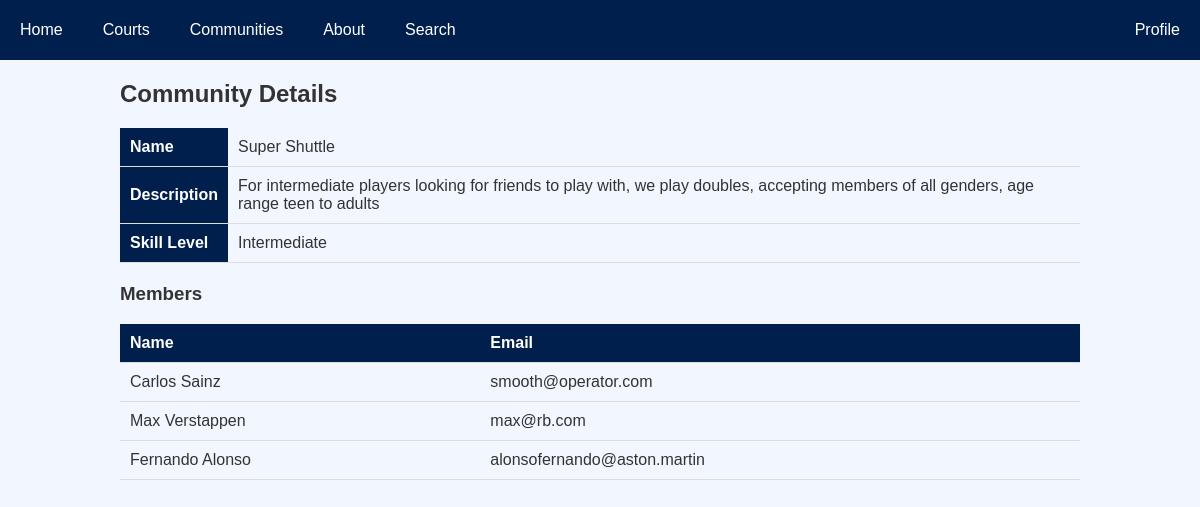
/communitydetails.php?id=2, run on the app's committed database.
### tables this page shows
CREATE TABLE `communities` (
  `id` int(11) NOT NULL,
  `name` varchar(255) NOT NULL,
  `description` text NOT NULL,
  `skill_level` varchar(50) NOT NULL
);

CREATE TABLE `members` (
  `id` int(11) NOT NULL,
  `community_id` int(11) NOT NULL,
  `name` varchar(255) NOT NULL,
  `email` varchar(255) NOT NULL
);

### communitydetails.php (the view, shortened to what this page needs)
<?php
$servername = 'localhost';
$username = 'root';
$password = '';
$dbname = 'myminorprojdb';
$db = new mysqli($servername, $username, $password, $dbname) or die("Connection failed:");
$community_id = isset($_GET['id']) ? intval($_GET['id']) : 0;
$sql = "SELECT * FROM communities WHERE id = $community_id";
$community_result = $db->query($sql);
$community = $community_result->fetch_assoc();
$sql = "SELECT * FROM members WHERE community_id = $community_id";
$members_result = $db->query($sql);
$current_page = basename($_SERVER['PHP_SELF']);
?>
<html>
<head>
</head>
<body>
    <header>
        <a href="main.php" class="<?php echo $current_page == 'main.php' ? 'active' : ''; ?>">Home</a>
        <a href="showallcourt.php" class="<?php echo $current_page == 'showallcourt.php' ? 'active' : ''; ?>">Courts</a>
        <a href="communities.php" class="<?php echo $current_page == 'communities.php' ? 'active' : ''; ?>">Communities</a>
        <a href="about.php" class="<?php echo $current_page == 'about.php' ? 'active' : ''; ?>">About</a>
        <a href="search_courts.php" class="<?php echo $current_page == 'search_courts.php' ? 'active' : ''; ?>">Search</a>
        <a href="profile.php" class="<?php echo $current_page == 'profile.php' ? 'active' : ''; ?>">Profile</a>
    </header>
    <div class="container">
        <h2>Community Details</h2>
        <?php if ($community): ?>
            <table>
                <tr>
                    <th>Name</th>
                    <td><?php echo $community['name']; ?></td>
                </tr>
                <tr>
                    <th>Description</th>
                    <td><?php echo $community['description']; ?></td>
                </tr>
                <tr>
                    <th>Skill Level</th>
                    <td><?php echo $community['skill_level']; ?></td>
                </tr>
            </table>
            <h3>Members</h3>
            <table>
                <thead>
                    <tr>
                        <th>Name</th>
                        <th>Email</th>
                    </tr>
                </thead>
                <tbody>
                    <?php while($member = $members_result->fetch_assoc()): ?>
                        <tr>
                            <td><?php echo $member['name']; ?></td>
                            <td><?php echo $member['email']; ?></td>
                        </tr>
                    <?php endwhile; ?>
                </tbody>
            </table>
        <?php else: ?>
            <p>Community not found.</p>
        <?php endif; ?>
    </div>
</body>
</html>

### communitydetails.php (style rules this page uses)
body { font-family: Arial, sans-serif; background-color: #f2f7ff; min-height: 100vh; margin: 0; color: #333; }
.container { width: 80%; margin: 20px auto; }
table { width: 100%; border-collapse: collapse; margin-bottom: 20px; }
th, td { padding: 10px; text-align: left; border-bottom: 1px solid #ddd; }
th { background-color: #001f4d; color: white; }
header { display: flex; justify-content: flex-start; background-color: #001f4d; padding: 0; height: 60px; align-items: center; }
header a:last-child { margin-left: auto; }
header a { color: white; padding-right: 20px; padding-left: 20px; text-decoration: none; text-align: center; height: 100%; display: flex; align-items: center; }

### data on the page
communities: name "Super Shuttle", description "For intermediate players looking for friends to play with, we play doubles, accepting members of all genders, age range teen to adults", skill_level "Intermediate"
members: name "Carlos Sainz", email "smooth@operator.com"
members: name "Max Verstappen", email "max@rb.com"
members: name "Fernando Alonso", email "alonsofernando@aston.martin"
